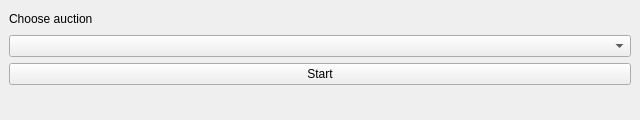
<?xml version="1.0" encoding="UTF-8"?>
<ui version="4.0">
 <class>startAuction</class>
 <widget class="QMainWindow" name="startAuction">
  <property name="geometry">
   <rect>
    <x>0</x>
    <y>0</y>
    <width>640</width>
    <height>120</height>
   </rect>
  </property>
  <property name="windowTitle">
   <string>Start auction</string>
  </property>
  <widget class="QWidget" name="centralwidget">
   <layout class="QVBoxLayout" name="verticalLayout">
    <item>
     <widget class="QLabel" name="auctionLabel">
      <property name="text">
       <string>Choose auction</string>
      </property>
     </widget>
    </item>
    <item>
     <widget class="QComboBox" name="auctionCombobox"/>
    </item>
    <item>
     <widget class="QPushButton" name="startButton">
      <property name="text">
       <string>Start</string>
      </property>
     </widget>
    </item>
    <item>
     <widget class="QLabel" name="response">
      <property name="text">
       <string/>
      </property>
     </widget>
    </item>
   </layout>
  </widget>
 </widget>
 <resources/>
 <connections/>
</ui>
